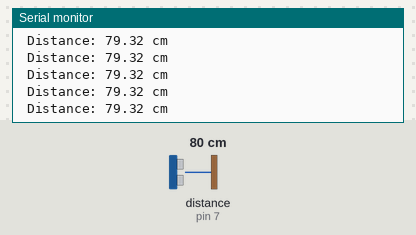
A sketch run on a simulated Arduino Uno, built with avr-gcc and run on an emulated ATmega328P. On the bench: the last lines printed to the serial monitor. Wiring (inferred from the names in the program): ultrasonic range finder: trigger pin 7; echo pin 7. Inputs (shaded band) come from the test bench; at power-on: distance to the obstacle (sensor on pin 7) 80 cm. The echo pulse lasts 58.3 µs per cm.

Above: at 1.2 s.
1.3 s: distance to the obstacle (sensor on pin 7) set to 250 cm
At 1.51 s:
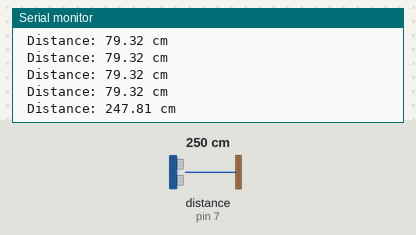
4.3 s: distance to the obstacle (sensor on pin 7) set to 35 cm
At 4.4 s:
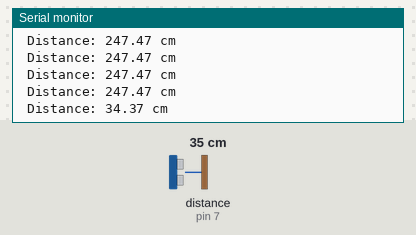
Timing chart, 0 to 7.3 s (numbered marks = the images above; inputs shaded):
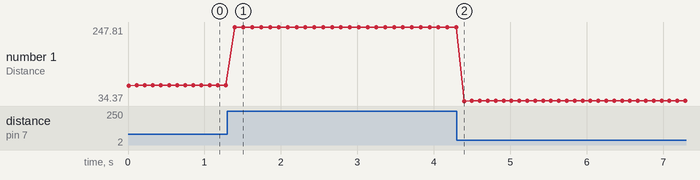

Measured:
- after the input at 1.3 s, the serial monitor: prints a new line after 0.09 s (image 1)
- after the input at 4.3 s, the serial monitor: prints a new line after 0.10 s (image 2)
- plotted number 1: 79.32 → 247.47 after the input at 1.3 s, 247.47 → 34.71 after the input at 4.3 s

The sketch:

ultrasonic_sensor.ino
```cpp
int triggerPin=7;
int echoPin=7;
float distance;
float duration;


void setup()
{
  Serial.begin(9600);
}

void loop()
{
  pinMode(triggerPin,OUTPUT);
  digitalWrite(triggerPin,LOW);
  delayMicroseconds(2);

  digitalWrite(triggerPin, HIGH);
  delayMicroseconds(5);

  digitalWrite(triggerPin,LOW);
  pinMode(echoPin,INPUT);
  duration=pulseIn(echoPin,HIGH);
  distance=(duration*0.034)/2;

  Serial.print("\n Distance: ");
  Serial.print(distance);
  Serial.print(" cm");
  delay(100);
}
```
